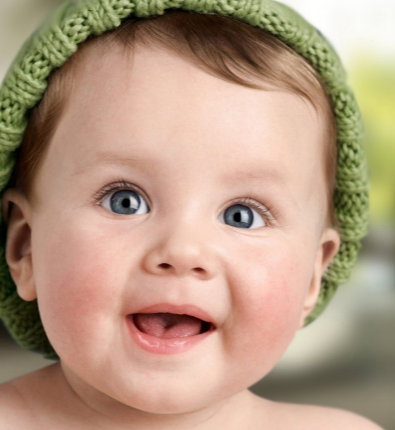
#> input picture dilate/smile.png, 395 x 430 px
$ python dilate_version2.py
#> lines starting #> are read from the running program, lines starting #| are printed output that depends on the picture; after the words box and inside, x2 and y2 are one past the last pixel; in counts of white or black regions, pixels touching at a corner belong together
import cv2
import numpy as np
from matplotlib import pyplot as plt

"""
    This script helps to find if there in difference between a kernel  of ones 3x3 and 5x5.
"""

if (__name__ =="__main__"):

    #Loading the image
    img1  = cv2.imread("smile.png",0)
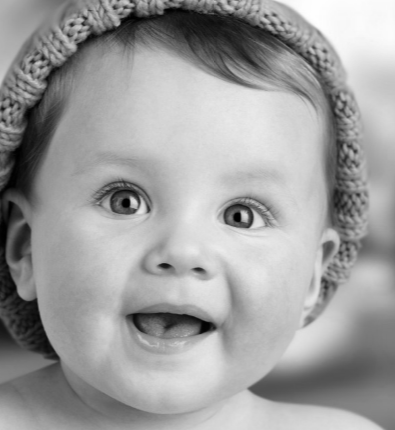
#> img1: shape (430, 395); min 0, max 254, mean 158

    #todo lo que este abajo de 127  llevelo a 0
    #todo lo que este arriba de 127  llevelo a 1
    #255 a donde lo queremos mandar
    h, img = cv2.threshold(img1, 127, 255, cv2.THRESH_BINARY_INV)
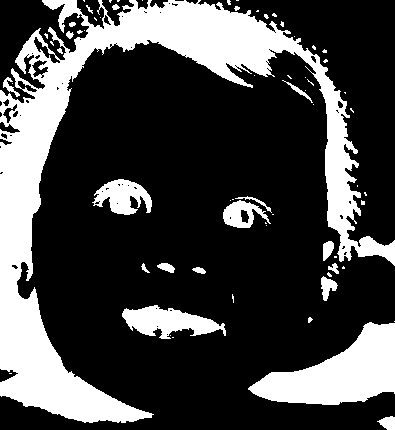
#> img: shape (430, 395); 26.8% white; 67 white regions (45 under 20 px), largest, box (x1, y1, x2, y2) and area: (0, 0, 395, 423) 33354, (248, 322, 395, 405) 6521, (122, 305, 226, 339) 1960


    kernel = np.ones((5,5), np.uint8)
    dilatation1 = cv2.dilate(img, kernel, iterations =1)
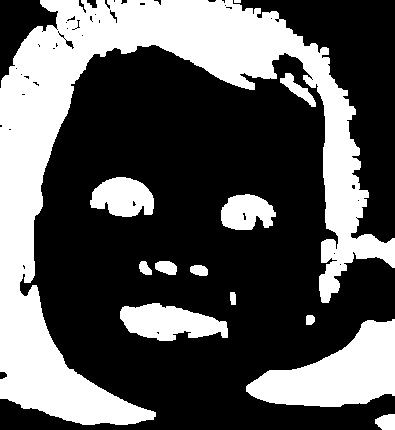
#> dilatation1: shape (430, 395); 34.7% white; 13 white regions, largest, box (x1, y1, x2, y2) and area: (0, 0, 395, 425) 44083, (246, 319, 395, 407) 7335, (120, 303, 228, 341) 2730

    kernel = np.ones((3,3), np.uint8)
    dilatation2 = cv2.dilate(img, kernel, iterations =2)

    #plt.figure(1)


    plt.subplot(1,3,1)
    plt.imshow(dilatation1, cmap="gray")

    plt.subplot(1,3,2)
    plt.imshow(dilatation2, cmap="gray")

    solucion  = dilatation1- dilatation2
#> solucion: shape (430, 395); every value is 0

    print ("The max number in the array is: {} ".format(solucion.max()))
#| The max number in the array is: 0
    plt.subplot(1,3,3)
    plt.imshow(solucion, cmap="gray")

    plt.show()
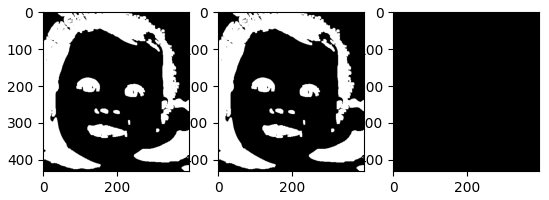
#> figure drawn by matplotlib, 3 panels
